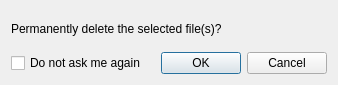
<?xml version="1.0" encoding="UTF-8"?>
<ui version="4.0">
 <class>DlgConfirm</class>
 <widget class="QDialog" name="DlgConfirm">
  <property name="geometry">
   <rect>
    <x>0</x>
    <y>0</y>
    <width>338</width>
    <height>85</height>
   </rect>
  </property>
  <property name="windowTitle">
   <string>Confirm file delete</string>
  </property>
  <layout class="QVBoxLayout" name="verticalLayout">
   <item>
    <widget class="QLabel" name="label">
     <property name="text">
      <string>Permanently delete the selected file(s)?</string>
     </property>
    </widget>
   </item>
   <item>
    <layout class="QHBoxLayout" name="horizontalLayout">
     <item>
      <widget class="QCheckBox" name="chkAskAgain">
       <property name="text">
        <string>Do not ask me again</string>
       </property>
      </widget>
     </item>
     <item>
      <spacer name="horizontalSpacer">
       <property name="orientation">
        <enum>Qt::Horizontal</enum>
       </property>
       <property name="sizeHint" stdset="0">
        <size>
         <width>40</width>
         <height>20</height>
        </size>
       </property>
      </spacer>
     </item>
     <item>
      <widget class="QPushButton" name="btnAccept">
       <property name="text">
        <string>OK</string>
       </property>
      </widget>
     </item>
     <item>
      <widget class="QPushButton" name="btnCancel">
       <property name="text">
        <string>Cancel</string>
       </property>
      </widget>
     </item>
    </layout>
   </item>
  </layout>
 </widget>
 <resources/>
 <connections/>
</ui>
